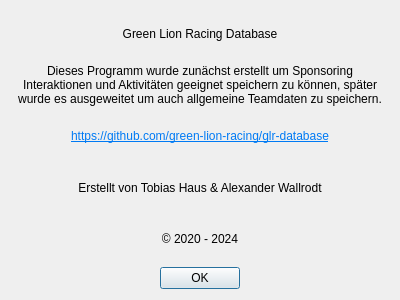
<?xml version="1.0" encoding="UTF-8"?>
<ui version="4.0">
 <class>About</class>
 <widget class="QDialog" name="About">
  <property name="geometry">
   <rect>
    <x>0</x>
    <y>0</y>
    <width>400</width>
    <height>300</height>
   </rect>
  </property>
  <property name="windowTitle">
   <string>Dialog</string>
  </property>
  <layout class="QVBoxLayout" name="verticalLayout">
   <item>
    <widget class="QLabel" name="l_dialogTitle">
     <property name="text">
      <string>Green Lion Racing Database</string>
     </property>
     <property name="alignment">
      <set>Qt::AlignCenter</set>
     </property>
    </widget>
   </item>
   <item>
    <widget class="QLabel" name="label_1">
     <property name="text">
      <string>Dieses Programm wurde zunächst erstellt um Sponsoring Interaktionen und Aktivitäten geeignet speichern zu können, später wurde es ausgeweitet um auch allgemeine Teamdaten zu speichern.</string>
     </property>
     <property name="alignment">
      <set>Qt::AlignCenter</set>
     </property>
     <property name="wordWrap">
      <bool>true</bool>
     </property>
    </widget>
   </item>
   <item>
    <widget class="QLabel" name="label_4">
     <property name="text">
      <string>&lt;html&gt;&lt;head/&gt;&lt;body&gt;&lt;p&gt;&lt;a href=&quot;https://github.com/green-lion-racing/glr-database&quot;&gt;&lt;span style=&quot; text-decoration: underline; color:#007af4;&quot;&gt;https://github.com/green-lion-racing/glr-database&lt;/span&gt;&lt;/a&gt;&lt;/p&gt;&lt;/body&gt;&lt;/html&gt;</string>
     </property>
     <property name="alignment">
      <set>Qt::AlignCenter</set>
     </property>
     <property name="openExternalLinks">
      <bool>true</bool>
     </property>
    </widget>
   </item>
   <item>
    <widget class="QLabel" name="label_3">
     <property name="text">
      <string>Erstellt von Tobias Haus &amp; Alexander Wallrodt</string>
     </property>
     <property name="alignment">
      <set>Qt::AlignCenter</set>
     </property>
     <property name="wordWrap">
      <bool>true</bool>
     </property>
    </widget>
   </item>
   <item>
    <widget class="QLabel" name="label_2">
     <property name="text">
      <string>© 2020 - 2024</string>
     </property>
     <property name="alignment">
      <set>Qt::AlignCenter</set>
     </property>
    </widget>
   </item>
   <item>
    <widget class="QDialogButtonBox" name="buttonBox">
     <property name="orientation">
      <enum>Qt::Horizontal</enum>
     </property>
     <property name="standardButtons">
      <set>QDialogButtonBox::Ok</set>
     </property>
     <property name="centerButtons">
      <bool>true</bool>
     </property>
    </widget>
   </item>
  </layout>
 </widget>
 <resources/>
 <connections>
  <connection>
   <sender>buttonBox</sender>
   <signal>accepted()</signal>
   <receiver>About</receiver>
   <slot>accept()</slot>
   <hints>
    <hint type="sourcelabel">
     <x>248</x>
     <y>254</y>
    </hint>
    <hint type="destinationlabel">
     <x>157</x>
     <y>274</y>
    </hint>
   </hints>
  </connection>
  <connection>
   <sender>buttonBox</sender>
   <signal>rejected()</signal>
   <receiver>About</receiver>
   <slot>reject()</slot>
   <hints>
    <hint type="sourcelabel">
     <x>316</x>
     <y>260</y>
    </hint>
    <hint type="destinationlabel">
     <x>286</x>
     <y>274</y>
    </hint>
   </hints>
  </connection>
 </connections>
</ui>
